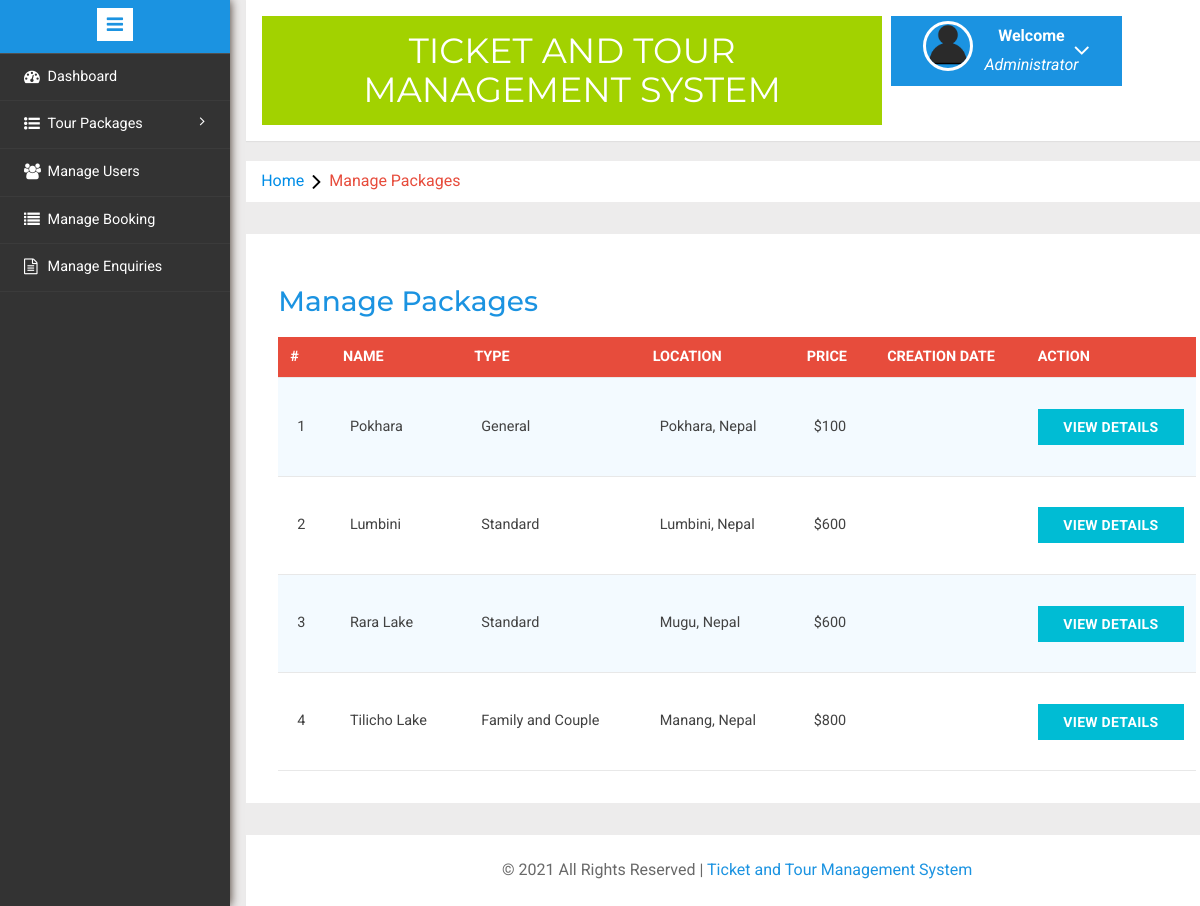
The page /admin/manage-packages.php (signed in) on the database as committed earlier.
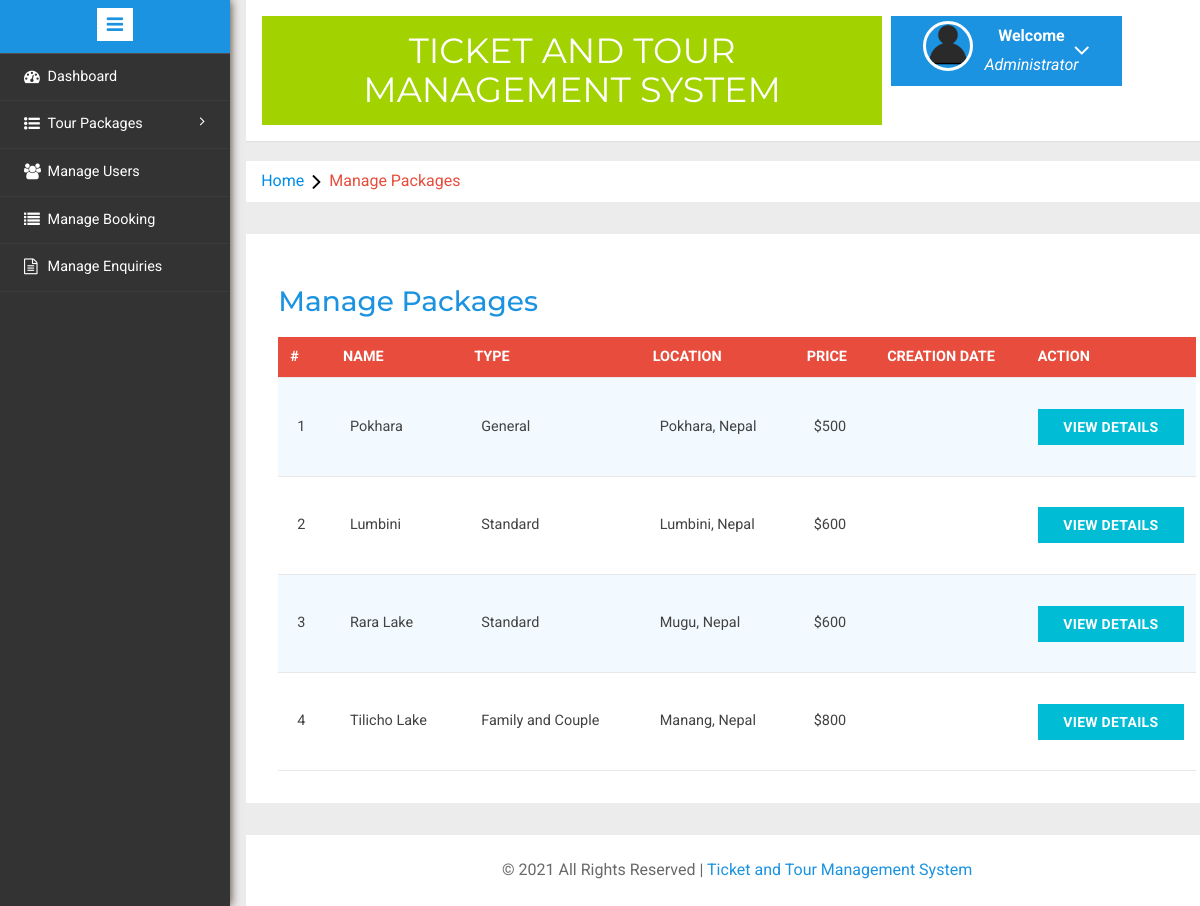
The same page on the database as committed later.
### tables this page shows
CREATE TABLE `tbltourpackages` (
  `PackageId` int(11) NOT NULL,
  `PackageName` varchar(200) DEFAULT NULL,
  `PackageType` varchar(150) DEFAULT NULL,
  `PackageLocation` varchar(100) DEFAULT NULL,
  `PackagePrice` int(11) DEFAULT NULL,
  `PackageFetures` varchar(255) DEFAULT NULL,
  `PackageDetails` mediumtext DEFAULT NULL,
  `PackageImage` varchar(100) DEFAULT NULL,
  `Creationdate` timestamp NULL DEFAULT current_timestamp(),
  `UpdationDate` timestamp NULL DEFAULT NULL ON UPDATE current_timestamp()
);

### admin/manage-packages.php (the view, shortened to what this page needs)
<?php
include('includes/config.php');
if(strlen($_SESSION['alogin'])==0)
	{
header('location:index.php');
}
else{
	?>
<!DOCTYPE HTML>
<html>
<head>
<link href="css/bootstrap.min.css" rel='stylesheet' type='text/css' />
<link href="css/style.css" rel='stylesheet' type='text/css' />
<link rel="stylesheet" href="css/morris.css" type="text/css"/>
<link href="css/font-awesome.css" rel="stylesheet">
<link rel="stylesheet" type="text/css" href="css/table-style.css" />
<link rel="stylesheet" type="text/css" href="css/basictable.css" />
<link rel="stylesheet" href="css/icon-font.min.css" type='text/css' />
</head>
<body>
   <div class="page-container">
<div class="left-content">
	   <div class="mother-grid-inner">
				<?php include('includes/header.php');?>
				</div>
<ol class="breadcrumb">
                <li class="breadcrumb-item"><a href="index.html">Home</a><i class="fa fa-angle-right"></i>Manage Packages</li>
            </ol>
<div class="agile-grids">
				<div class="agile-tables">
					<div class="w3l-table-info">
					  <h2>Manage Packages</h2>
					    <table id="table">
						<thead>
						  <tr>
						  <th>#</th>
							<th >Name</th>
							<th>Type</th>
							<th>Location</th>
							<th>Price</th>
							<th>Creation Date</th>
							<th>Action</th>
						  </tr>
						</thead>
						<tbody>
<?php $sql = "SELECT * from TblTourPackages";
$query = $dbh -> prepare($sql);
$query->execute();
$results=$query->fetchAll(PDO::FETCH_OBJ);
$cnt=1;
if($query->rowCount() > 0)
{
foreach($results as $result)
{				?>
						  <tr>
							<td><?php echo htmlentities($cnt);?></td>
							<td><?php echo htmlentities($result->PackageName);?></td>
							<td><?php echo htmlentities($result->PackageType);?></td>
							<td><?php echo htmlentities($result->PackageLocation);?></td>
							<td>$<?php echo htmlentities($result->PackagePrice);?></td>
							<td><?php echo htmlentities($result->Creationdate);?></td>
							<td><a href="update-package.php?pid=<?php echo htmlentities($result->PackageId);?>"><button type="button" class="btn btn-primary btn-block">View Details</button></a></td>
						  </tr>
						 <?php $cnt=$cnt+1;} }?>
						</tbody>
					  </table>
					</div>
			</div>
<?php include('includes/footer.php');?>
</div>
</div>
						<?php include('includes/sidebarmenu.php');?>
							</div>
</body>
</html>
<?php } ?>

Rows that differ between the two databases and show on the page:
changed tbltourpackages "Pokhara": PackagePrice "100" → "500"
